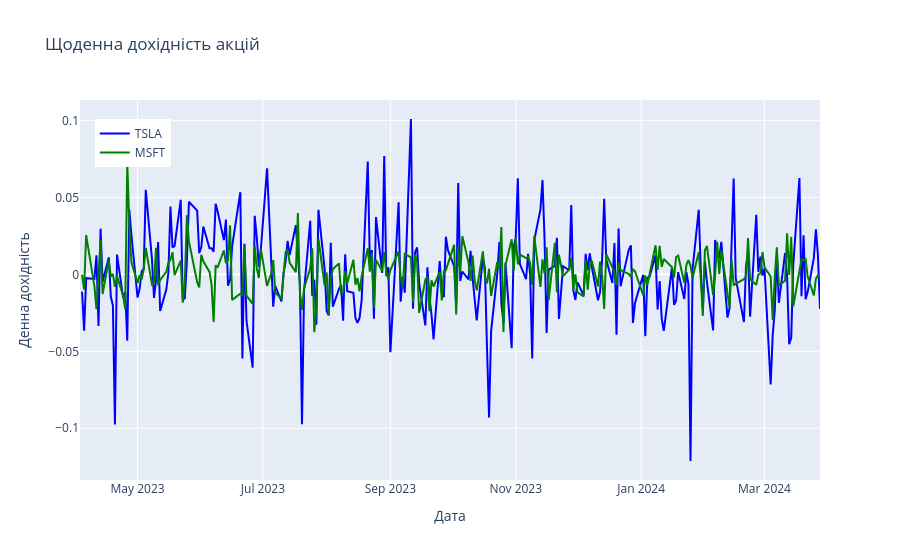

Notebook code for this chart:
### Code cell
# Візуалізація щоденних дохідностей
fig = go.Figure()

fig.add_trace(go.Scatter(x=stock_data_1.index, y=stock_data_1['Daily_Return'],
                         mode='lines', name=ticker_1, line=dict(color='blue')))
fig.add_trace(go.Scatter(x=stock_data_2.index, y=stock_data_2['Daily_Return'],
                         mode='lines', name=ticker_2, line=dict(color='green')))

fig.update_layout(title='Щоденна дохідність акцій',
                  xaxis_title='Дата', yaxis_title='Денна дохідність',
                  legend=dict(x=0.02, y=0.95))

fig.show()

### Figure 1 — Plotly figure (JSON) as saved in the notebook; plotly's stock layout.template omitted (floating-point values rounded to 4 significant figures; data arrays with more than 128 entries replaced by an {"elided": "..."} marker saying what was removed)
{"data": [{"line": {"color": "blue"}, "mode": "lines", "name": "TSLA", "type": "scatter", "x": {"elided": "249 str values"}, "y": {"elided": "249 float values"}}, {"line": {"color": "green"}, "mode": "lines", "name": "MSFT", "type": "scatter", "x": {"elided": "249 str values"}, "y": {"elided": "249 float values"}}], "layout": {"legend": {"x": 0.02, "y": 0.95}, "title": {"text": "Щоденна дохідність акцій"}, "xaxis": {"title": {"text": "Дата"}}, "yaxis": {"title": {"text": "Денна дохідність"}}}}
